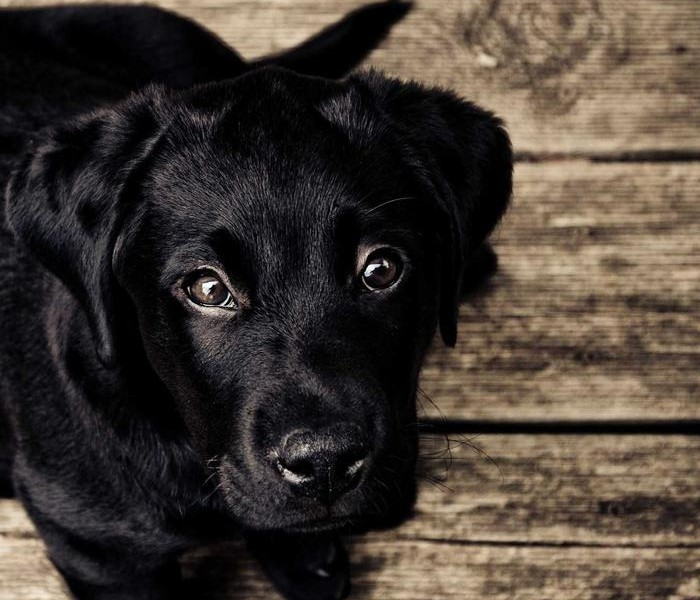
#> input picture docs/images/puppy-head.jpg, 700 x 600 px
$ python benchmark.py
#> lines starting #> are read from the running program, lines starting #| are printed output that depends on the picture
### ashiart/io.py
"""Image loading, orientation, and alpha flattening."""

from __future__ import annotations

import hashlib
import io
import os
import urllib.error
import urllib.parse
import urllib.request

from PIL import Image, ImageDraw, ImageOps

_USER_AGENT = "ashiart"
_FLAT_BACKGROUND = (255, 255, 255)


# [60 lines left out: functions _cache_dir, download_image, not called in this run]


def flatten_alpha(
    image: Image.Image, background: tuple[int, int, int] = _FLAT_BACKGROUND
) -> Image.Image:
    """Composite transparent pixels onto an opaque background.

    RGBA, LA, and paletted images carrying transparency are flattened;
    anything else passes through untouched.

    Args:
        image (PIL.Image): The decoded image.
        background (tuple): RGB backdrop for transparent pixels.

    Returns:
        PIL.Image: Opaque RGB image, or the input unchanged.
    """
    if image.mode in ("RGBA", "LA") or (
        image.mode == "P" and "transparency" in image.info
    ):
        alpha = image.convert("RGBA").split()[-1]
        base = Image.new("RGBA", image.size, (*background, 255))
        base.paste(image, mask=alpha)
        return base.convert("RGB")
    return image


def apply_exif_orientation(image: Image.Image) -> Image.Image:
    """Rotate the image per its EXIF orientation tag, if present.

    Phone photos are stored unrotated with an orientation flag; without
    this they convert sideways. Images without the tag pass through.

    Args:
        image (PIL.Image): The decoded image.

    Returns:
        PIL.Image: Correctly oriented image.
    """
    return ImageOps.exif_transpose(image)


def prepare_image(image: Image.Image) -> Image.Image:
    """Orient then flatten: the common entry for all decode paths.

    Args:
        image (PIL.Image): The decoded image.

    Returns:
        PIL.Image: Oriented, opaque RGB-ready image.
    """
    return flatten_alpha(apply_exif_orientation(image))


# [29 lines left out: function demo_image, not called in this run]


def open_raw(
    source: str | bytes | bytearray, timeout: float = 15, cache: bool = True
) -> Image.Image:
    """Decode an image without orientation or flattening.

    Unlike open_image, the result stays seekable, so GIF frames can be
    iterated. Callers own orientation handling for multi-frame sources.

    Args:
        source (str or bytes): Filesystem path, raw image bytes, or URL.
        timeout (float): Download timeout in seconds; URLs only.
        cache (bool): Reuse cached URL downloads.

    Raises:
        FileNotFoundError: Local path does not exist.
        ValueError: Download failed or bytes do not decode as an image.

    Returns:
        PIL.Image: The decoded image.
    """
    if isinstance(source, (bytes, bytearray)):
        try:
            image = Image.open(io.BytesIO(source))
            image.load()
        except Exception as error:
            raise ValueError(f"Bytes are not an image: {error}") from error
        return image
    if isinstance(source, str) and source.startswith(("http://", "https://")):
        try:
            return Image.open(io.BytesIO(download_image(source, timeout, cache)))
        except Exception as error:
            raise ValueError(f"Downloaded bytes are not an image: {error}") from error
    if not os.path.exists(source):
        raise FileNotFoundError(f"Image file not found: {source}")
    try:
        return Image.open(source)
    except Exception as error:
        raise ValueError(f"Error opening image: {error}") from error


def open_image(
    source: str | bytes | bytearray, timeout: float = 15, cache: bool = True
) -> Image.Image:
    """Open a PIL image from a local path, bytes, or an http(s) URL.

    Args:
        source (str or bytes): Filesystem path, raw image bytes
            (e.g. piped stdin), or http(s) URL.
        timeout (float): Download timeout in seconds; URLs only.
        cache (bool): Reuse cached URL downloads.

    Raises:
        FileNotFoundError: Local path does not exist.
        ValueError: Download failed or bytes do not decode as an image.

    Returns:
        PIL.Image: Oriented, opaque RGB-ready image.
    """
    try:
        return prepare_image(open_raw(source, timeout, cache))
    except (FileNotFoundError, ValueError):
        raise
    except Exception as error:
        raise ValueError(f"Error opening image: {error}") from error

### ashiart/enhanced.py
"""Rendering modes, tonal controls, and Sobel edge overlay for ASCII art.

Exports EnhancedAsciiArtGenerator, the image_to_ascii entry point,
and the image_to_html_ascii HTML helper.
"""

from __future__ import annotations

from typing import ClassVar

import numpy as np
from PIL import Image, ImageOps, ImageEnhance, ImageFilter

from .io import open_image, prepare_image
from .tonal import apply_clahe, apply_dog


class EnhancedAsciiArtGenerator:
    """Image-to-ASCII converter with modes, tonal controls, and edge overlay."""

    # Default ASCII characters from darkest to lightest (trailing space =
    # paper white, matching the canonical density ramps)
    ASCII_CHARS: ClassVar[list] = [
        "@",
        "#",
        "S",
        "%",
        "?",
        "*",
        "+",
        ";",
        ":",
        ",",
        ".",
        " ",
    ]

    # High-density character set, ordered by measured ink coverage
    # (darkest to lightest) so each step is a true tonal increase
    DENSE_CHARS: ClassVar[list] = list(
        "MW@%$BmwQ8O&0bdpqUChXkoaZ#nuYcxLzvJ?f1jtl[]{}Ir|!><(^*i/)+\\\";~:_'-.` "
    )

    # Unicode block characters for higher resolution
    BLOCK_CHARS: ClassVar[list] = ["█", "▓", "▒", "░", " "]

    # Unicode braille patterns (can represent 8 pixels per character)
    BRAILLE_CHARS: ClassVar[list] = [chr(0x2800 + i) for i in range(256)]

    def __init__(
        self,
        chars: list[str] | None = None,
        width: int = 100,
        height: int | None = None,
        mode: str = "standard",
        resample: str = "lanczos",
    ):
        """
        Initialize the enhanced ASCII art generator.

        Args:
            chars (list, optional): ASCII characters from darkest to lightest.
                                    Defaults to None.
            width (int, optional): Width of output ASCII art. Defaults to 100.
            height (int, optional): Height of output ASCII art. Defaults to None.
            mode (str, optional): Rendering mode. Options: "standard", "dense",
                                 "blocks", "braille". Defaults to "standard".
            resample (str, optional): Downsampling filter: "lanczos" (sharp)
                or "box" (area average). Defaults to "lanczos".
        """
        if resample not in ("lanczos", "box"):
            raise ValueError(f"Unknown resample filter: {resample}")
        self.mode = mode
        if chars is not None:
            self.chars = chars
        elif mode == "standard":
            self.chars = self.ASCII_CHARS
        elif mode == "dense":
            self.chars = self.DENSE_CHARS
        elif mode == "blocks":
            self.chars = self.BLOCK_CHARS
        elif mode == "braille":
            self.chars = self.BRAILLE_CHARS
        else:
            self.chars = self.ASCII_CHARS

        self.width = width
        self.height = height
        self.resample = resample

        # Image enhancement parameters
        self.contrast = 1.0
        self.brightness = 1.0
        self.sharpness = 1.0
        self.gamma = 1.0
        self.autocontrast = True
        self.dithering = False
        self.edge_enhance = False
        self.edges = False
        self.edge_threshold = 0.35
        self.clahe = False
        self.dog: tuple[float, float, float] | None = None
        self.invert = False

    # [64 lines left out: function set_enhancement, not called in this run]

    def _resample_filter(self):
        """PIL filter selected by the resample option."""
        return (
            Image.Resampling.LANCZOS
            if self.resample == "lanczos"
            else Image.Resampling.BOX
        )

    def _resize_image(self, image):
        """
        Resize image to the specified width and height.

        Args:
            image (PIL.Image): The image to resize.

        Returns:
            PIL.Image: The resized image.
        """
        if self.mode == "braille":
            # For braille, we want 4x the width and 2x the height for proper mapping
            width = self.width * 2
            height = (
                self.height * 4
                if self.height
                else int(image.height * width / image.width / 1.25)
            )
            return image.resize((width, height), self._resample_filter())
        else:
            width = self.width
            height = self.height or int(image.height * width / image.width * 0.5)
            return image.resize((width, height), self._resample_filter())

    def _enhance_image(self, image):
        """
        Apply various image enhancements.

        Args:
            image (PIL.Image): The image to enhance.

        Returns:
            PIL.Image: The enhanced image.
        """
        # Apply contrast adjustment
        if self.contrast != 1.0:
            image = ImageEnhance.Contrast(image).enhance(self.contrast)

        # Apply brightness adjustment
        if self.brightness != 1.0:
            image = ImageEnhance.Brightness(image).enhance(self.brightness)

        # Apply sharpness adjustment
        if self.sharpness != 1.0:
            image = ImageEnhance.Sharpness(image).enhance(self.sharpness)

        # Apply edge enhancement
        if self.edge_enhance:
            image = image.filter(ImageFilter.EDGE_ENHANCE)

        # Apply inversion
        if self.invert:
            image = ImageOps.invert(image)

        return image

    def _convert_to_grayscale(self, image):
        """
        Convert image to grayscale, stretching levels to the full ramp.

        Args:
            image (PIL.Image): The image to convert.

        Returns:
            PIL.Image: The grayscale image.
        """
        gray = image.convert("L")
        if self.dog is not None:
            gray = apply_dog(gray, *self.dog)
        if self.autocontrast:
            gray = ImageOps.autocontrast(gray, cutoff=1)
        if self.clahe:
            gray = apply_clahe(gray)
        if self.gamma != 1.0:
            lut = [round(255 * (level / 255) ** self.gamma) for level in range(256)]
            gray = gray.point(lut)
        return gray

    def _compute_edge_grid(self, grayscale_image):
        """
        Sobel edge-orientation grid for the char cells.

        Cells whose normalized gradient magnitude reaches
        ``edge_threshold`` get a directional glyph (``- / | \\``)
        matching the contour direction; other cells get None and keep
        their density character. Returns None when edge overlay is
        disabled, in braille mode, or on degenerate sizes.
        """
        if not self.edges or self.mode == "braille":
            return None
        a = np.asarray(grayscale_image, dtype=np.float64)
        if a.shape[0] < 3 or a.shape[1] < 3:
            return None

        gx = (
            a[:-2, 2:]
            + 2 * a[1:-1, 2:]
            + a[2:, 2:]
            - a[:-2, :-2]
            - 2 * a[1:-1, :-2]
            - a[2:, :-2]
        )
        gy = (
            a[2:, :-2]
            + 2 * a[2:, 1:-1]
            + a[2:, 2:]
            - a[:-2, :-2]
            - 2 * a[:-2, 1:-1]
            - a[:-2, 2:]
        )
        mag = np.pad(np.hypot(gx, gy), 1)
        peak = mag.max()
        if peak == 0:
            return None
        norm = mag / peak
        # Gradient is perpendicular to the contour: rotate 90 degrees,
        # fold into [0, 180), then snap to the nearest glyph axis.
        ang = np.pad((np.degrees(np.arctan2(gy, gx)) + 90.0) % 180.0, 1)

        grid = []
        for y in range(a.shape[0]):
            row = []
            for x in range(a.shape[1]):
                if norm[y, x] >= self.edge_threshold:
                    t = ang[y, x]
                    if t < 22.5 or t >= 157.5:
                        row.append("-")
                    elif t < 67.5:
                        row.append("/")
                    elif t < 112.5:
                        row.append("|")
                    else:
                        row.append("\\")
                else:
                    row.append(None)
            grid.append(row)
        return grid

    @staticmethod
    def _overlay_edges(ascii_image, edge_grid):
        """Substitute edge glyphs where the edge grid is set."""
        if edge_grid is None:
            return ascii_image
        return [
            [e if e is not None else c for c, e in zip(arow, erow, strict=True)]
            for arow, erow in zip(ascii_image, edge_grid, strict=True)
        ]

    # [16 lines left out: function _apply_dithering, not called in this run]

    def _map_pixels_to_ascii_standard(self, image):
        """
        Map each pixel to an ASCII character using standard mapping.

        Args:
            image (PIL.Image): The grayscale image.

        Returns:
            list: Rows of ASCII characters.
        """
        gray = np.asarray(image, dtype=np.float64)
        slots = len(self.chars) - 1
        # 256-entry LUT semantics, vectorized: identical buckets to the
        # scalar round() mapping, one pass over the frame.
        indices = np.round(gray * slots / 255).astype(int)
        np.clip(indices, 0, slots, out=indices)
        return ["".join(row) for row in np.array(self.chars)[indices]]

    # [51 lines left out: function _map_pixels_to_ascii_braille, not called in this run]

    def _map_pixels_to_ascii(self, image):
        """
        Map pixels to ASCII characters based on the selected mode.

        Args:
            image (PIL.Image): The grayscale image.

        Returns:
            list: 2D list of characters.
        """
        if self.mode == "braille":
            return self._map_pixels_to_ascii_braille(image)
        else:
            return self._map_pixels_to_ascii_standard(image)

    def generate_from_image(
        self, image_path: str | bytes, ansi: bool = False, cache: bool = True
    ) -> str:
        """
        Generate ASCII art from an image file.

        Args:
            image_path (str): Local path, bytes, or http(s) URL.
            ansi (bool, optional): Wrap characters in ANSI truecolor codes.
                Defaults to False.
            cache (bool, optional): Reuse cached URL downloads.

        Returns:
            str: ASCII art as a string.
        """
        image = open_image(image_path, cache=cache)

        if ansi:
            return self.generate_ansi_from_pil_image(image)

        image = self._resize_image(image)
        image = self._enhance_image(image)
        grayscale_image = self._convert_to_grayscale(image)
        edge_grid = self._compute_edge_grid(grayscale_image)

        if self.dithering:
            grayscale_image = self._apply_dithering(grayscale_image)

        ascii_image = self._map_pixels_to_ascii(grayscale_image)
        ascii_image = self._overlay_edges(ascii_image, edge_grid)

        return "\n".join("".join(row) for row in ascii_image)

    # [317 lines left out: functions generate_from_pil_image, generate_ansi_from_pil_image, generate_html, save_to_file, save_html_to_file, image_to_ascii and 1 more, not called in this run]

### examples/benchmark.py
#!/usr/bin/env python3
"""Render throughput benchmark: characters per second per mode."""

import os
import sys
import time

sys.path.insert(0, os.path.abspath(os.path.join(os.path.dirname(__file__), "..")))

from ashiart import EnhancedAsciiArtGenerator

IMAGE = os.path.join(
    os.path.dirname(__file__), "..", "docs", "images", "puppy-head.jpg"
)
WIDTHS = (60, 100, 200)
MODES = ("standard", "dense", "blocks")
REPEATS = 5


def bench(mode, width):
    generator = EnhancedAsciiArtGenerator(width=width, mode=mode)
    art = generator.generate_from_image(IMAGE)  # warm up caches
    cells = sum(len(line) for line in art.split("\n"))
    best = min(_timed(generator, mode) for _ in range(REPEATS))
    print(f"{mode:>8} w={width:<4} {cells / best:>12,.0f} chars/s")


def _timed(generator, mode):
    started = time.perf_counter()
    generator.generate_from_image(IMAGE)
    return time.perf_counter() - started


def main():
    print(f"image: {os.path.basename(IMAGE)} (best of {REPEATS})")
    for mode in MODES:
        for width in WIDTHS:
            bench(mode, width)
#> this loop made 3 passes
#| standard w=60        131,895 chars/s
#| standard w=100       346,734 chars/s
#| standard w=200     1,092,939 chars/s
#|    dense w=60        141,091 chars/s
#|    dense w=100       345,887 chars/s
#|    dense w=200     1,103,258 chars/s
#> (further printed lines are left out)
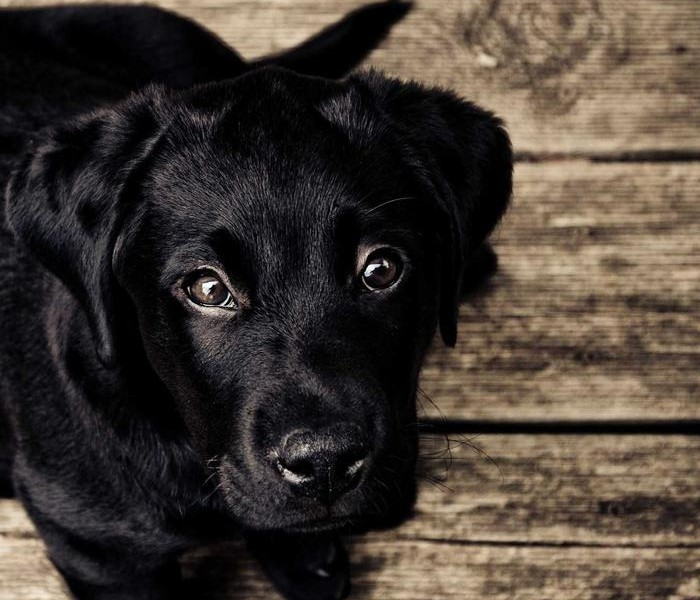
#> input picture docs/images/puppy-head.jpg, 700 x 600 px
#> pass 1, in generate_from_image, `image = self._resize_image(image)`:
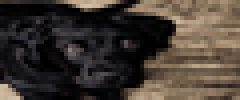
#> image: PIL image 60x25 RGB (shown 4 times larger); mean R, G, B 66.8, 57.8, 50.6
#> pass 1, in _convert_to_grayscale, `gray = image.convert("L")`:
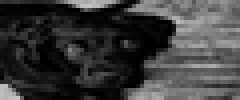
#> gray: PIL image 60x25 L (shown 4 times larger); min 0, max 194, mean 59.7
#> pass 1, in _convert_to_grayscale, `gray = ImageOps.autocontrast(gray, cutoff=1)`:
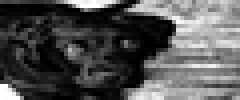
#> gray: PIL image 60x25 L (shown 4 times larger); min 0, max 255, mean 83.5


if __name__ == "__main__":
    main()
